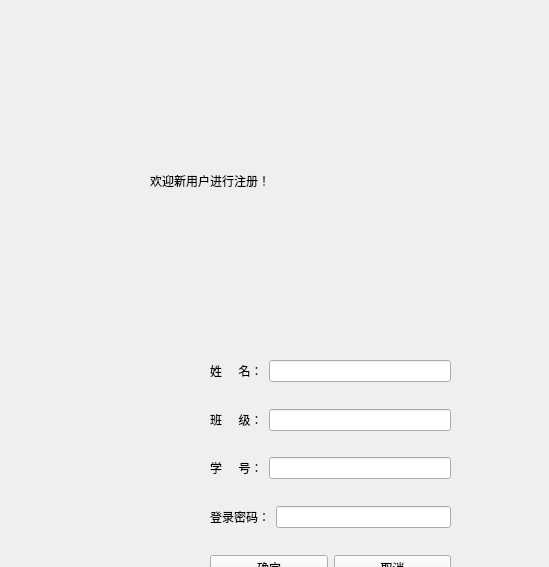
<?xml version="1.0" encoding="UTF-8"?>
<ui version="4.0">
 <class>Register</class>
 <widget class="QWidget" name="Register">
  <property name="geometry">
   <rect>
    <x>0</x>
    <y>0</y>
    <width>549</width>
    <height>567</height>
   </rect>
  </property>
  <property name="windowTitle">
   <string>Form</string>
  </property>
  <widget class="QWidget" name="layoutWidget">
   <property name="geometry">
    <rect>
     <x>210</x>
     <y>360</y>
     <width>241</width>
     <height>221</height>
    </rect>
   </property>
   <layout class="QVBoxLayout" name="verticalLayout_2">
    <item>
     <layout class="QHBoxLayout" name="horizontalLayout_2">
      <item>
       <widget class="QLabel" name="label">
        <property name="styleSheet">
         <string notr="true">font: 11pt &quot;方正粗黑宋简体&quot;;</string>
        </property>
        <property name="text">
         <string>姓     名：</string>
        </property>
       </widget>
      </item>
      <item>
       <widget class="QLineEdit" name="lE_r_sname"/>
      </item>
     </layout>
    </item>
    <item>
     <spacer name="verticalSpacer">
      <property name="orientation">
       <enum>Qt::Vertical</enum>
      </property>
      <property name="sizeHint" stdset="0">
       <size>
        <width>20</width>
        <height>40</height>
       </size>
      </property>
     </spacer>
    </item>
    <item>
     <layout class="QHBoxLayout" name="horizontalLayout_3">
      <item>
       <widget class="QLabel" name="label_2">
        <property name="styleSheet">
         <string notr="true">font: 11pt &quot;方正粗黑宋简体&quot;;</string>
        </property>
        <property name="text">
         <string>班     级：</string>
        </property>
       </widget>
      </item>
      <item>
       <widget class="QLineEdit" name="lE_r_class"/>
      </item>
     </layout>
    </item>
    <item>
     <spacer name="verticalSpacer_2">
      <property name="orientation">
       <enum>Qt::Vertical</enum>
      </property>
      <property name="sizeHint" stdset="0">
       <size>
        <width>20</width>
        <height>40</height>
       </size>
      </property>
     </spacer>
    </item>
    <item>
     <layout class="QHBoxLayout" name="horizontalLayout_4">
      <item>
       <widget class="QLabel" name="label_3">
        <property name="styleSheet">
         <string notr="true">font: 11pt &quot;方正粗黑宋简体&quot;;</string>
        </property>
        <property name="text">
         <string>学     号：</string>
        </property>
       </widget>
      </item>
      <item>
       <widget class="QLineEdit" name="lE_r_sno"/>
      </item>
     </layout>
    </item>
    <item>
     <spacer name="verticalSpacer_3">
      <property name="orientation">
       <enum>Qt::Vertical</enum>
      </property>
      <property name="sizeHint" stdset="0">
       <size>
        <width>20</width>
        <height>40</height>
       </size>
      </property>
     </spacer>
    </item>
    <item>
     <layout class="QHBoxLayout" name="horizontalLayout_5">
      <item>
       <widget class="QLabel" name="label_4">
        <property name="styleSheet">
         <string notr="true">font: 11pt &quot;方正粗黑宋简体&quot;;</string>
        </property>
        <property name="text">
         <string>登录密码：</string>
        </property>
       </widget>
      </item>
      <item>
       <widget class="QLineEdit" name="lE_r_pwd"/>
      </item>
     </layout>
    </item>
    <item>
     <spacer name="verticalSpacer_4">
      <property name="orientation">
       <enum>Qt::Vertical</enum>
      </property>
      <property name="sizeHint" stdset="0">
       <size>
        <width>20</width>
        <height>40</height>
       </size>
      </property>
     </spacer>
    </item>
    <item>
     <layout class="QHBoxLayout" name="horizontalLayout">
      <item>
       <widget class="QPushButton" name="pBtn_r_enter">
        <property name="styleSheet">
         <string notr="true">font: 12pt &quot;方正粗黑宋简体&quot;;</string>
        </property>
        <property name="text">
         <string>确定</string>
        </property>
       </widget>
      </item>
      <item>
       <widget class="QPushButton" name="pBtn_r_back">
        <property name="styleSheet">
         <string notr="true">font: 12pt &quot;方正粗黑宋简体&quot;;</string>
        </property>
        <property name="text">
         <string>取消</string>
        </property>
       </widget>
      </item>
     </layout>
    </item>
   </layout>
  </widget>
  <widget class="QWidget" name="widget" native="true">
   <property name="geometry">
    <rect>
     <x>0</x>
     <y>0</y>
     <width>71</width>
     <height>80</height>
    </rect>
   </property>
   <property name="styleSheet">
    <string notr="true">border-image: url(:/new/123/02.jpg);</string>
   </property>
  </widget>
  <widget class="QLabel" name="label_5">
   <property name="geometry">
    <rect>
     <x>150</x>
     <y>130</y>
     <width>421</width>
     <height>101</height>
    </rect>
   </property>
   <property name="styleSheet">
    <string notr="true">font: 20pt &quot;华文琥珀&quot;;</string>
   </property>
   <property name="text">
    <string>欢迎新用户进行注册！</string>
   </property>
  </widget>
  <zorder>widget</zorder>
  <zorder>layoutWidget</zorder>
  <zorder>label</zorder>
  <zorder>lE_r_sname</zorder>
  <zorder>label_2</zorder>
  <zorder>lE_r_class</zorder>
  <zorder>label_3</zorder>
  <zorder>lE_r_sno</zorder>
  <zorder>label_4</zorder>
  <zorder>lE_r_pwd</zorder>
  <zorder>label_5</zorder>
 </widget>
 <resources/>
 <connections/>
</ui>
